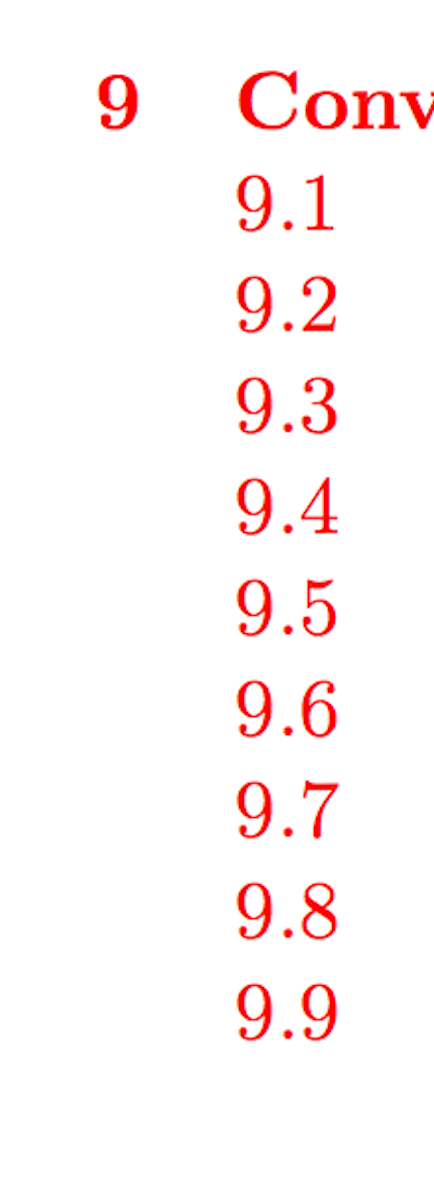
#> input picture WZQ/NeuralNetwork/QQ20170218-003357@2x.png, 434 x 1192 px
$ python -i digit_recognition.py   (imports and definitions only)   (Python 2 division)
#> lines starting #> are read from the running program, lines starting #| are printed output that depends on the picture; after the words box and inside, x2 and y2 are one past the last pixel; in counts of white or black regions, pixels touching at a corner belong together
# coding: utf-8
import datetime
import time
import cv2
import numpy as np
from keras.models import model_from_json

# load model
# [4 lines not run here, left out]


def resize(rawimg):  # resize img to 28*28
    fx = 28.0 / rawimg.shape[0]
    fy = 28.0 / rawimg.shape[1]
    fx = fy = min(fx, fy)
    img = cv2.resize(rawimg, None, fx=fx, fy=fy, interpolation=cv2.INTER_CUBIC)
    outimg = np.ones((28, 28), dtype=np.uint8) * 255
    w = img.shape[1]
    h = img.shape[0]
    x = (28 - w) / 2
    y = (28 - h) / 2
    outimg[y:y+h, x:x+w] = img
    return outimg


def convert(imgpath):   # read digits
#> called with imgpath = 'QQ20170218-003357@2x.png'
    img = cv2.imread(imgpath)
#> img is the input picture: shape (1192, 434, 3); mean B, G, R 246.7, 246.7, 254.8
    gray = cv2.imread(imgpath, cv2.IMREAD_GRAYSCALE)
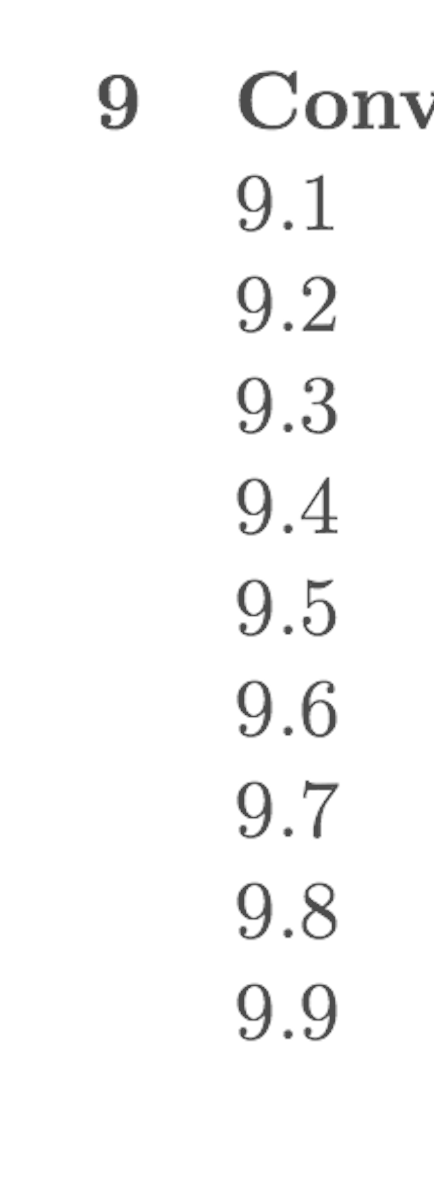
#> gray: shape (1192, 434); min 74, max 255, mean 249.1
    bw = cv2.adaptiveThreshold(gray, 255, cv2.ADAPTIVE_THRESH_GAUSSIAN_C, cv2.THRESH_BINARY_INV, 25, 25)
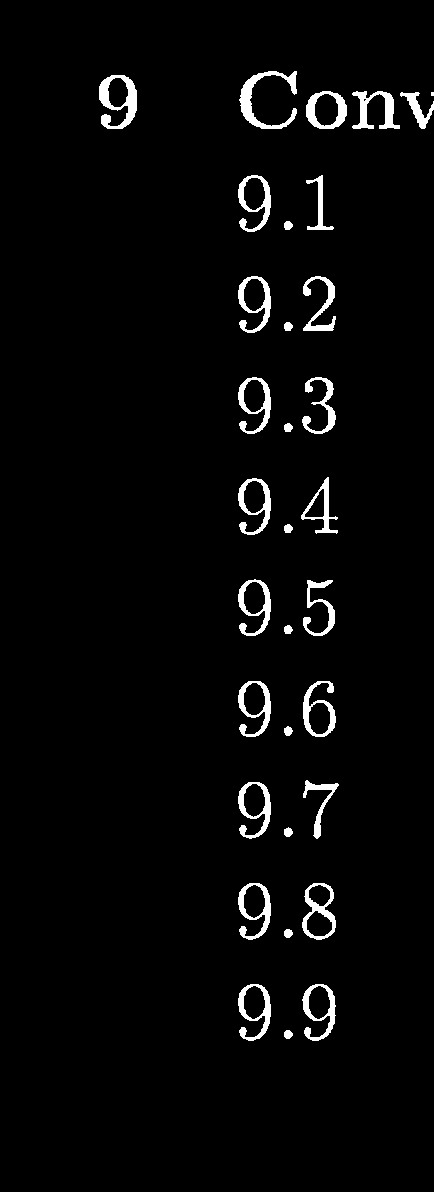
#> bw: shape (1192, 434); 3% white; 33 white regions (1 under 20 px)
    ctrs, hier = cv2.findContours(bw.copy(), cv2.RETR_EXTERNAL, cv2.CHAIN_APPROX_SIMPLE)
#> ctrs = 33 contours, 1 with area under 20; largest, box (x1, y1, x2, y2) and area: (302, 883, 336, 940) 1373, (99, 75, 137, 129) 1316, (306, 91, 347, 129) 1212, (238, 984, 271, 1041) 1115, (238, 883, 271, 940) 1115
    rects = [cv2.boundingRect(ctr) for ctr in ctrs]
#> rects = 33 items, first 6: (284, 1030, 9, 9), (302, 984, 34, 57), (238, 984, 33, 57), (284, 929, 9, 9), (302, 883, 34, 57), (238, 883, 33, 57)
    begin = datetime.datetime.now()
    for rect in rects:
        x, y, w, h = rect
        roi = gray[y:y+h, x:x+w]
        hw = float(h) / w
        if (w < 200) & (h < 200) & (h > 10) & (w > 10) & (1.1 < hw) & (hw < 5):
            res = resize(roi)
            res = np.resize(res, (1, 28, 28, 1))

            predictions = model.predict(res)
            predictions = np.argmax(predictions)
            if predictions != 10:
                cv2.rectangle(img, (x, y), (x+w, y+h), (0, 255, 0), 1)
                cv2.putText(img, '{:.0f}'.format(predictions), (x, y), cv2.FONT_HERSHEY_DUPLEX, h/25.0, (255, 0, 0))
#> this loop made 2 passes
#> hw on pass 1: 1
#> (rect, hw) on pass 2: ((302, 984, 34, 57), 1.68)
#> pass 2, in convert, `roi = gray[y:y+h, x:x+w]`:
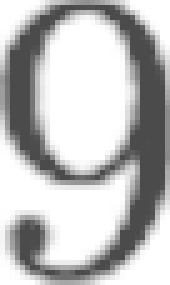
#> roi: shape (57, 34) (shown 5 times larger); min 74, max 255, mean 188.8
#> pass 2, in convert, `res = resize(roi)`:
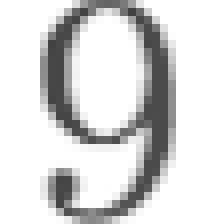
#> res: shape (28, 28) (shown 8 times larger); min 65, max 255, mean 215.7
    thumb = cv2.resize(img,None,fx=0.5, fy=0.5, interpolation = cv2.INTER_CUBIC)
    #image2=cv2.resize(img,thumb)
    end = datetime.datetime.now()
    print(str(end-begin))
    cv2.imshow("res",thumb)
    cv2.waitKey(0)
    return img

# [1 line not run here, left out]

#> (the run stopped early here; a loop or call above may not have finished)
